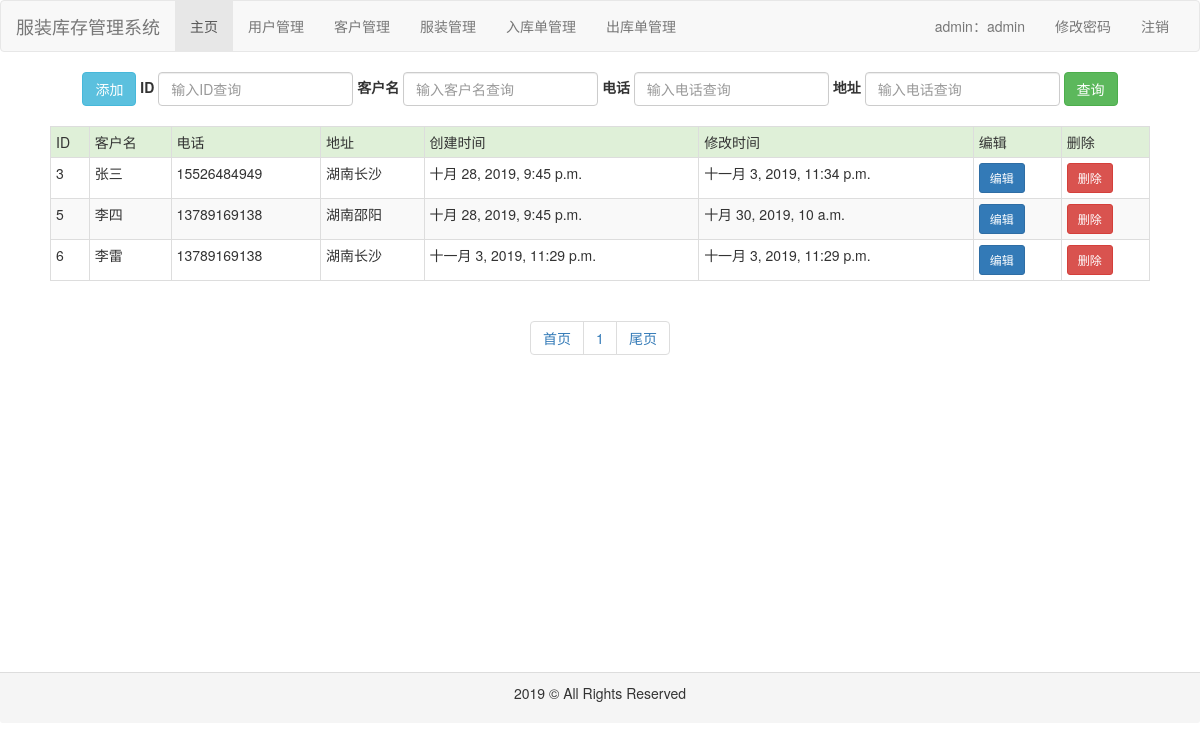
Page /customer/ (signed in) on the earlier database version.
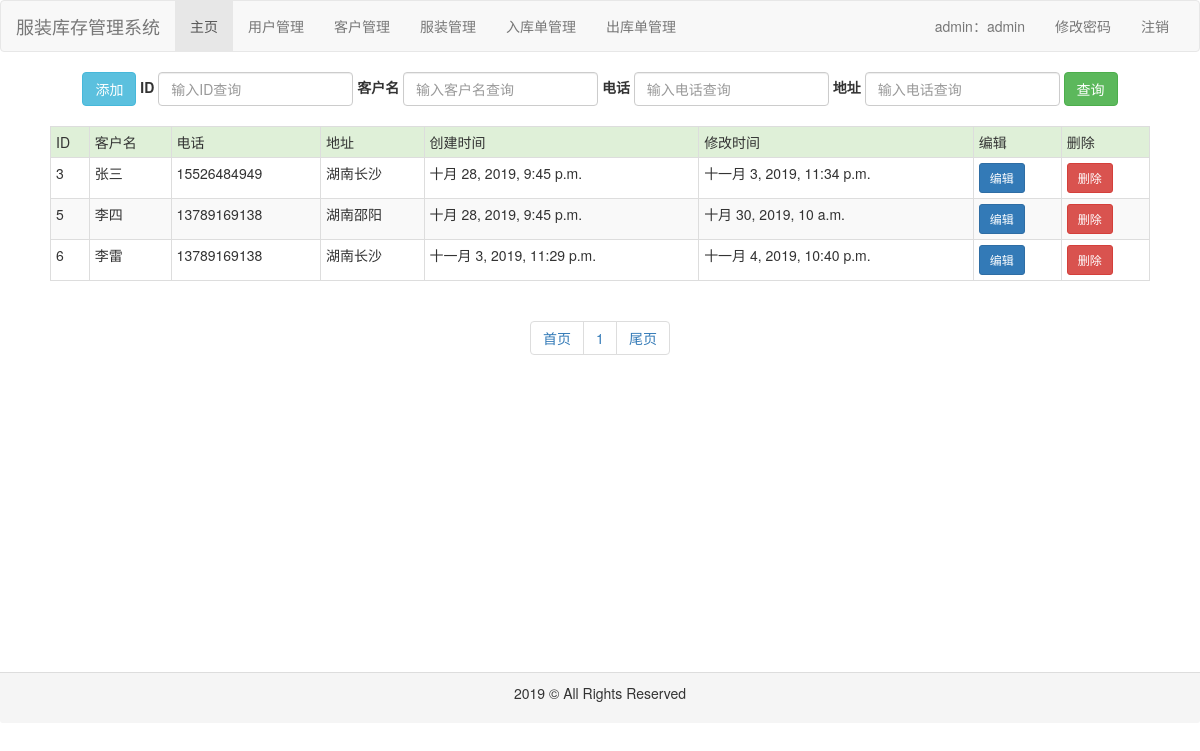
Same page on the later database version.
### common/models.py (models this page shows, shortened)
class Customer(models.Model):
    name = models.CharField(max_length=32, verbose_name='客户名')
    phone = models.CharField(max_length=32, verbose_name='电话')
    address = models.CharField(max_length=32, verbose_name='地址')
    create_time = models.DateTimeField(auto_now_add=True, verbose_name='创建时间')
    modify_time = models.DateTimeField(auto_now=True, verbose_name='修改时间')
    class Meta:
        ordering = ['create_time']
        verbose_name = '客户'
        verbose_name_plural = verbose_name

### customer/views.py (the view)
# urls.py: path('', views.list, name='index'),
def list(request):
    qs = Customer.objects.all()
    paginator = Paginator(qs, 10)
    page = request.GET.get('page', '1')
    result = paginator.page(page)
    context = {
        'result': result
    }
    return render(request, 'customer/index.html', context)

### customer/templates/customer/index.html (shortened to what this page needs)
{% extends 'base.html' %}
{% block content %}
    <div id="content" style="height: 600px">
        <div id="search" class="text-center">
            <form class="form-inline" action="{% url 'customer:search' %} " method="post">
                <div class="form-group ">
                    <a class="btn btn-info" href="{% url 'customer:add' %}">添加</a>
                </div>
                <div class="form-group">
                    <label for="id">ID</label>
                    <input type="text" class="form-control" id="id" name="id" placeholder="输入ID查询">
                </div>
                <div class="form-group">
                    <label for="name">客户名</label>
                    <input type="text" class="form-control" id="name" name="name" placeholder="输入客户名查询">
                </div>
                <div class="form-group">
                    <label for="phone">电话</label>
                    <input type="text" class="form-control" id="phone" name="phone" placeholder="输入电话查询">
                </div>
                <div class="form-group">
                    <label for="address">地址</label>
                    <input type="text" class="form-control" id="address" name="address" placeholder="输入电话查询">
                </div>
                <button type="submit" class="btn btn-success">查询</button>
            </form>
        </div>
        <br>
        <div id="table" align="center">
            {% if result %}
                <table class="table table-striped table-bordered table-hover  table-condensed" style="width: 1100px">
                <tr class="success">
                    <td>ID</td>
                    <td>客户名</td>
                    <td>电话</td>
                    <td>地址</td>
                    <td>创建时间</td>
                    <td>修改时间</td>
                    <td>编辑</td>
                    <td>删除</td>
                </tr>
                {% for foo in result %}
                    <tr>
                        <td>{{ foo.id }}</td>
                        <td>{{ foo.name }}</td>
                        <td>{{ foo.phone }}</td>
                        <td>{{ foo.address }}</td>
                        <td>{{ foo.create_time }}</td>
                        <td>{{ foo.modify_time }}</td>
                        <td><a class="btn btn-primary btn-sm" href="{% url 'customer:update' foo.id %}">编辑</a></td>
                        <td><a class="btn btn-danger btn-sm" href="{% url 'customer:delete' foo.id %}">删除</a></td>
                    </tr>
                {% endfor %}
            {% else %}
                <p>没有任何客户</p>
            {% endif %}
            </table>
        </div>
        <div class="text-center">
            <ul class="pagination">
                <li><a href="/customer/?page=1" rel="external nofollow">首页</a></li>
                {% for num in result.paginator.page_range %}
                    <li><a href="/customer/?page={{ num }}" rel="external nofollow">{{ num }}</a></li>
                {% endfor %}
                <li><a href="/customer/?page={{ result.paginator.num_pages }}" rel="external nofollow">尾页</a></li>
            </ul>
        </div>
    </div>
{% endblock %}

Differences in the rows shown:
changed Customer "李雷": modify_time "十一月 3, 2019, 11:29 p.m." → "十一月 4, 2019, 10:40 p.m."
